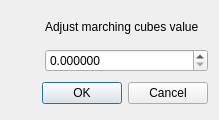
<?xml version="1.0" encoding="UTF-8"?>
<ui version="4.0">
 <class>MarchingCubes</class>
 <widget class="QDialog" name="MarchingCubes">
  <property name="windowModality">
   <enum>Qt::NonModal</enum>
  </property>
  <property name="enabled">
   <bool>true</bool>
  </property>
  <property name="geometry">
   <rect>
    <x>0</x>
    <y>0</y>
    <width>219</width>
    <height>120</height>
   </rect>
  </property>
  <property name="minimumSize">
   <size>
    <width>219</width>
    <height>120</height>
   </size>
  </property>
  <property name="maximumSize">
   <size>
    <width>219</width>
    <height>120</height>
   </size>
  </property>
  <property name="windowTitle">
   <string>MC value</string>
  </property>
  <property name="windowIcon">
   <iconset resource="imageregistration.qrc">
    <normaloff>:/Icon/icon/250px-Marching_tetrahedrons.png</normaloff>:/Icon/icon/250px-Marching_tetrahedrons.png</iconset>
  </property>
  <layout class="QGridLayout" name="gridLayout">
   <item row="0" column="0" colspan="3">
    <layout class="QHBoxLayout" name="horizontalLayout">
     <item>
      <widget class="QLabel" name="label_2">
       <property name="minimumSize">
        <size>
         <width>28</width>
         <height>28</height>
        </size>
       </property>
       <property name="maximumSize">
        <size>
         <width>28</width>
         <height>28</height>
        </size>
       </property>
       <property name="styleSheet">
        <string notr="true">image: url(:/Icon/icon/250px-Marching_tetrahedrons.png);</string>
       </property>
       <property name="text">
        <string/>
       </property>
      </widget>
     </item>
     <item>
      <layout class="QVBoxLayout" name="verticalLayout">
       <item>
        <widget class="QLabel" name="label">
         <property name="text">
          <string>Adjust marching cubes value</string>
         </property>
        </widget>
       </item>
       <item>
        <widget class="QDoubleSpinBox" name="doubleSpinBox">
         <property name="decimals">
          <number>6</number>
         </property>
         <property name="maximum">
          <double>10000.000000000000000</double>
         </property>
        </widget>
       </item>
      </layout>
     </item>
    </layout>
   </item>
   <item row="1" column="0">
    <spacer>
     <property name="orientation">
      <enum>Qt::Horizontal</enum>
     </property>
     <property name="sizeHint" stdset="0">
      <size>
       <width>131</width>
       <height>31</height>
      </size>
     </property>
    </spacer>
   </item>
   <item row="1" column="1">
    <widget class="QPushButton" name="okButton">
     <property name="cursor">
      <cursorShape>PointingHandCursor</cursorShape>
     </property>
     <property name="text">
      <string>OK</string>
     </property>
    </widget>
   </item>
   <item row="1" column="2">
    <widget class="QPushButton" name="cancelButton">
     <property name="cursor">
      <cursorShape>PointingHandCursor</cursorShape>
     </property>
     <property name="text">
      <string>Cancel</string>
     </property>
    </widget>
   </item>
  </layout>
 </widget>
 <resources>
  <include location="imageregistration.qrc"/>
 </resources>
 <connections>
  <connection>
   <sender>okButton</sender>
   <signal>clicked()</signal>
   <receiver>MarchingCubes</receiver>
   <slot>accept()</slot>
   <hints>
    <hint type="sourcelabel">
     <x>89</x>
     <y>94</y>
    </hint>
    <hint type="destinationlabel">
     <x>109</x>
     <y>53</y>
    </hint>
   </hints>
  </connection>
  <connection>
   <sender>cancelButton</sender>
   <signal>clicked()</signal>
   <receiver>MarchingCubes</receiver>
   <slot>reject()</slot>
   <hints>
    <hint type="sourcelabel">
     <x>170</x>
     <y>94</y>
    </hint>
    <hint type="destinationlabel">
     <x>109</x>
     <y>53</y>
    </hint>
   </hints>
  </connection>
 </connections>
</ui>
